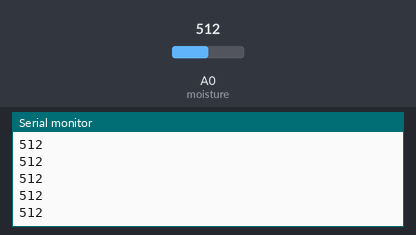
Bench run of a sketch on a simulated Arduino Uno, built with avr-gcc and run on an emulated ATmega328P. Shown: the last lines printed to the serial monitor. The inputs (shaded band) are chosen by the test bench; at power-on: A0 (moisture) = 512.

Above: at 1.2 s.
1.3 s: A0 (moisture) set to 716
At 1.31 s:
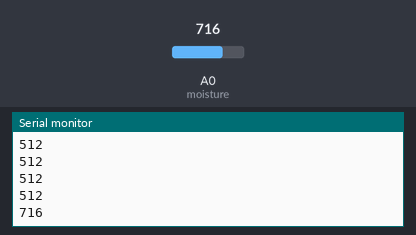
2.8 s: A0 (moisture) set to 900
At 2.81 s:
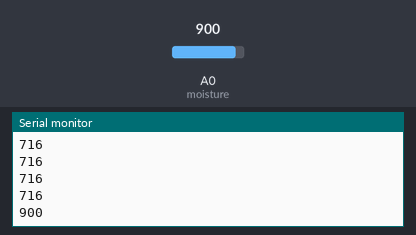
Timing chart, 0 to 5.8 s (numbered marks = the images above; inputs shaded):
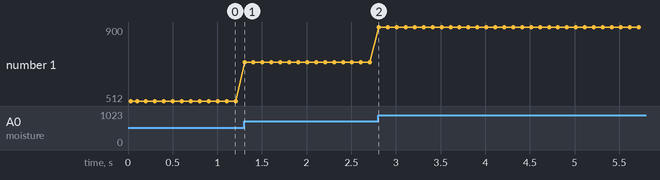

The sketch:

gardening_lab3.ino
```cpp
#define moisture A0
int read_window = 30;

void setup() {
  Serial.begin(9600);     // initialize serial monitor
  Serial.println("Setup Complete, Hello World");
  pinMode(moisture,INPUT);
}

void loop() {
  // put your main code here, to run repeatedly:
  int cur_reading = analogRead(moisture);
  Serial.println(cur_reading);
  delay(100);
//  int sum_avg = 0;
//  for(int i=0;i<read_window;i++) {
//    cur_reading = analogRead(moisture);
//    sum_avg += cur_reading;
//  }
//  sum_avg = sum_avg / read_window;
//  Serial.println(sum_avg);
}
```

Measured:
- after the input at 1.3 s, the serial monitor: prints a new line at once (image 1)
- after the input at 2.8 s, the serial monitor: prints a new line at once (image 2)
- plotted number 1: 512 → 716 after the input at 1.3 s, 716 → 900 after the input at 2.8 s
